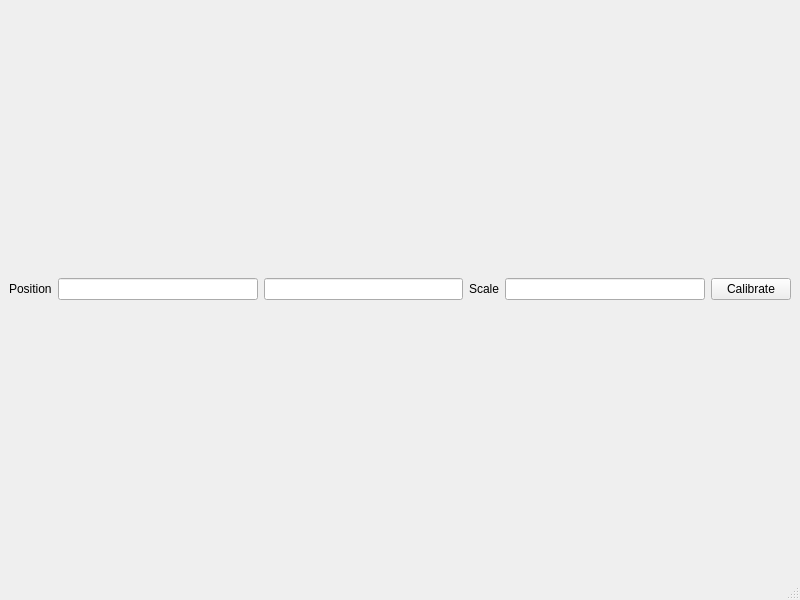
<?xml version="1.0" encoding="UTF-8"?>
<ui version="4.0">
 <class>MainWindow</class>
 <widget class="QMainWindow" name="MainWindow">
  <property name="geometry">
   <rect>
    <x>0</x>
    <y>0</y>
    <width>800</width>
    <height>600</height>
   </rect>
  </property>
  <property name="windowTitle">
   <string>MainWindow</string>
  </property>
  <widget class="QWidget" name="centralwidget">
   <layout class="QGridLayout" name="gridLayout">
    <item row="0" column="0">
     <layout class="QVBoxLayout" name="MapLayout"/>
    </item>
    <item row="1" column="0">
     <layout class="QGridLayout" name="gridLayout_2">
      <item row="0" column="2">
       <widget class="QLineEdit" name="PositionYEdit"/>
      </item>
      <item row="0" column="5">
       <widget class="QPushButton" name="CalibrationButton">
        <property name="text">
         <string>Calibrate</string>
        </property>
       </widget>
      </item>
      <item row="0" column="0">
       <widget class="QLabel" name="PositionLabel">
        <property name="text">
         <string>Position</string>
        </property>
       </widget>
      </item>
      <item row="0" column="3">
       <widget class="QLabel" name="label">
        <property name="text">
         <string>Scale</string>
        </property>
       </widget>
      </item>
      <item row="0" column="1">
       <widget class="QLineEdit" name="PositionXEdit"/>
      </item>
      <item row="0" column="4">
       <widget class="QLineEdit" name="ScaleEdit"/>
      </item>
     </layout>
    </item>
   </layout>
  </widget>
  <widget class="QMenuBar" name="menubar">
   <property name="geometry">
    <rect>
     <x>0</x>
     <y>0</y>
     <width>800</width>
     <height>22</height>
    </rect>
   </property>
  </widget>
  <widget class="QStatusBar" name="statusbar"/>
 </widget>
 <resources/>
 <connections/>
</ui>
